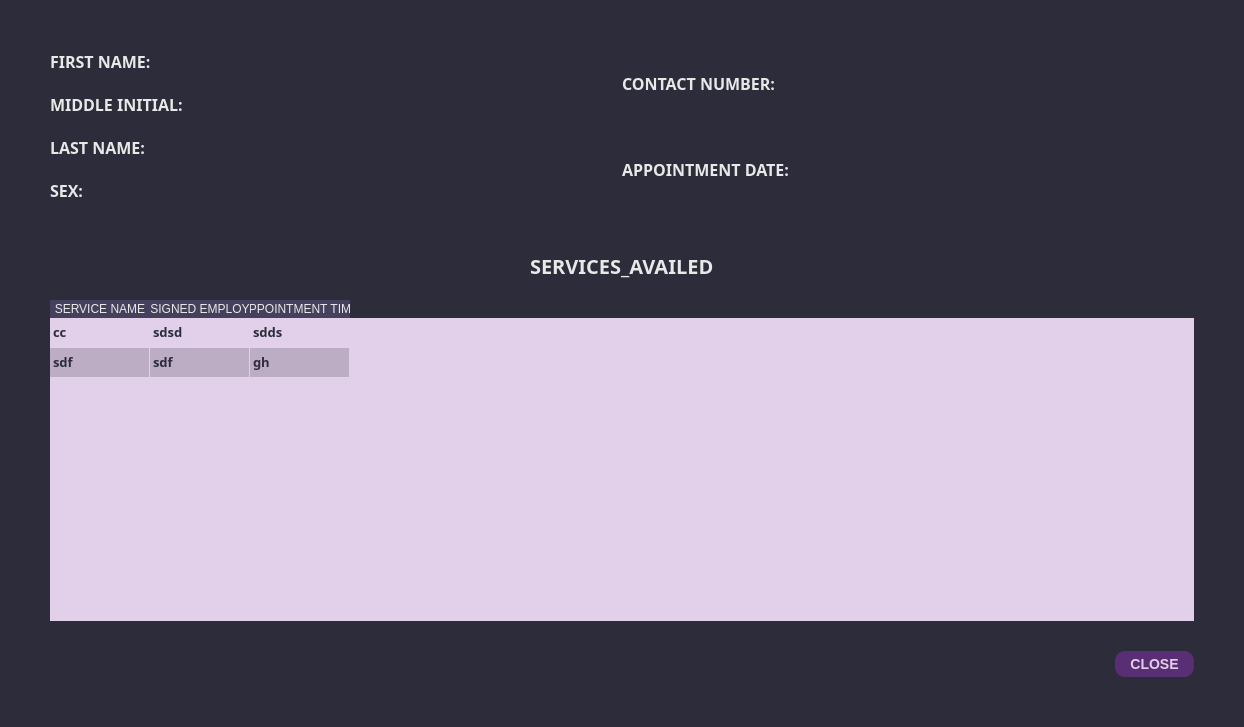
<?xml version="1.0" encoding="UTF-8"?>
<ui version="4.0">
 <class>Dialog</class>
 <widget class="QDialog" name="Dialog">
  <property name="windowModality">
   <enum>Qt::ApplicationModal</enum>
  </property>
  <property name="geometry">
   <rect>
    <x>0</x>
    <y>0</y>
    <width>1244</width>
    <height>727</height>
   </rect>
  </property>
  <property name="sizePolicy">
   <sizepolicy hsizetype="Expanding" vsizetype="Expanding">
    <horstretch>0</horstretch>
    <verstretch>0</verstretch>
   </sizepolicy>
  </property>
  <property name="minimumSize">
   <size>
    <width>0</width>
    <height>0</height>
   </size>
  </property>
  <property name="maximumSize">
   <size>
    <width>16777215</width>
    <height>16777215</height>
   </size>
  </property>
  <property name="windowTitle">
   <string>More Details</string>
  </property>
  <property name="styleSheet">
   <string notr="true"/>
  </property>
  <layout class="QGridLayout" name="gridLayout_5">
   <property name="leftMargin">
    <number>0</number>
   </property>
   <property name="topMargin">
    <number>0</number>
   </property>
   <property name="rightMargin">
    <number>0</number>
   </property>
   <property name="bottomMargin">
    <number>0</number>
   </property>
   <item row="0" column="0">
    <widget class="QWidget" name="widget" native="true">
     <property name="enabled">
      <bool>true</bool>
     </property>
     <property name="sizePolicy">
      <sizepolicy hsizetype="Preferred" vsizetype="Preferred">
       <horstretch>0</horstretch>
       <verstretch>0</verstretch>
      </sizepolicy>
     </property>
     <property name="whatsThis">
      <string>&lt;html&gt;&lt;head/&gt;&lt;body&gt;&lt;p&gt;&lt;br/&gt;&lt;/p&gt;&lt;/body&gt;&lt;/html&gt;</string>
     </property>
     <property name="styleSheet">
      <string notr="true">QWidget{
	background-color: #2C2C3B;
}

QLabel{
	color: #E9E8E8;
}

QLineEdit, QComboBox, QDateEdit{
	background-color: #E2CFEA;
	border: none;
	height: 30px;
	border-radius: 10px;
	color: #45405C;
	padding-left: 5px;
	padding-right: 5px;
}

QMenu{
	background-color: white;
}

   QMenu::item:selected {
                background-color: #555;
                color: white;
            }

QComboBox QAbstractItemView {
	background-color: #E2CFEA;
	color: #45405C;
}

QPushButton {
                background-color: #5A2E74;  /* Background color of the buttons */
                color: #E2CFEA;              /* Text color of the buttons */
                border: none;               /* Remove button border */
                border-radius: 10px;         /* Border radius of the buttons */
                padding: 5px 15px;          /* Padding inside the buttons */
                font-size: 14px;            /* Font size of the button text */
				font-weight: bold;
}

QPushButton:hover {
                background-color: #745288;  /* Background color on hover */
}
QPushButton:pressed {
                background-color: #6B4483;  /* Background color on press */
}</string>
     </property>
     <layout class="QGridLayout" name="gridLayout_3">
      <property name="leftMargin">
       <number>50</number>
      </property>
      <property name="topMargin">
       <number>50</number>
      </property>
      <property name="rightMargin">
       <number>50</number>
      </property>
      <property name="bottomMargin">
       <number>50</number>
      </property>
      <property name="verticalSpacing">
       <number>30</number>
      </property>
      <item row="2" column="0">
       <layout class="QHBoxLayout" name="horizontalLayout_2">
        <item>
         <spacer name="horizontalSpacer_11">
          <property name="orientation">
           <enum>Qt::Horizontal</enum>
          </property>
          <property name="sizeHint" stdset="0">
           <size>
            <width>848</width>
            <height>20</height>
           </size>
          </property>
         </spacer>
        </item>
        <item>
         <widget class="QPushButton" name="close_button">
          <property name="text">
           <string>CLOSE</string>
          </property>
          <property name="icon">
           <iconset>
            <normaloff>../static/icons/cancel_button_light.svg</normaloff>../static/icons/cancel_button_light.svg</iconset>
          </property>
          <property name="checkable">
           <bool>true</bool>
          </property>
          <property name="checked">
           <bool>false</bool>
          </property>
         </widget>
        </item>
        <item>
         <layout class="QHBoxLayout" name="horizontalLayout">
          <property name="spacing">
           <number>0</number>
          </property>
         </layout>
        </item>
       </layout>
      </item>
      <item row="0" column="0">
       <layout class="QGridLayout" name="gridLayout">
        <item row="0" column="1">
         <layout class="QVBoxLayout" name="verticalLayout_16">
          <property name="spacing">
           <number>20</number>
          </property>
          <item>
           <layout class="QVBoxLayout" name="verticalLayout_6">
            <item>
             <widget class="QLabel" name="label_6">
              <property name="font">
               <font>
                <family>JetBrains Mono</family>
                <pointsize>12</pointsize>
                <bold>true</bold>
               </font>
              </property>
              <property name="text">
               <string>CONTACT NUMBER:</string>
              </property>
             </widget>
            </item>
           </layout>
          </item>
          <item>
           <layout class="QVBoxLayout" name="verticalLayout_5">
            <item>
             <widget class="QLabel" name="label_4">
              <property name="font">
               <font>
                <family>JetBrains Mono</family>
                <pointsize>12</pointsize>
                <bold>true</bold>
               </font>
              </property>
              <property name="text">
               <string>APPOINTMENT DATE:</string>
              </property>
             </widget>
            </item>
           </layout>
          </item>
          <item>
           <layout class="QVBoxLayout" name="verticalLayout_4"/>
          </item>
          <item>
           <layout class="QVBoxLayout" name="verticalLayout_10"/>
          </item>
         </layout>
        </item>
        <item row="0" column="0">
         <layout class="QVBoxLayout" name="verticalLayout_15">
          <property name="spacing">
           <number>20</number>
          </property>
          <item>
           <layout class="QVBoxLayout" name="verticalLayout">
            <item>
             <widget class="QLabel" name="label_2">
              <property name="font">
               <font>
                <family>JetBrains Mono</family>
                <pointsize>12</pointsize>
                <bold>true</bold>
               </font>
              </property>
              <property name="text">
               <string>FIRST NAME:</string>
              </property>
             </widget>
            </item>
           </layout>
          </item>
          <item>
           <layout class="QVBoxLayout" name="verticalLayout_2">
            <item>
             <widget class="QLabel" name="label_3">
              <property name="font">
               <font>
                <family>JetBrains Mono</family>
                <pointsize>12</pointsize>
                <bold>true</bold>
               </font>
              </property>
              <property name="text">
               <string>MIDDLE INITIAL:</string>
              </property>
             </widget>
            </item>
           </layout>
          </item>
          <item>
           <layout class="QVBoxLayout" name="verticalLayout_3">
            <item>
             <widget class="QLabel" name="label_5">
              <property name="font">
               <font>
                <family>JetBrains Mono</family>
                <pointsize>12</pointsize>
                <bold>true</bold>
               </font>
              </property>
              <property name="text">
               <string>LAST NAME:</string>
              </property>
             </widget>
            </item>
           </layout>
          </item>
          <item>
           <layout class="QHBoxLayout" name="horizontalLayout_4">
            <item>
             <widget class="QLabel" name="label_15">
              <property name="font">
               <font>
                <family>JetBrains Mono</family>
                <pointsize>12</pointsize>
                <bold>true</bold>
               </font>
              </property>
              <property name="text">
               <string>SEX: </string>
              </property>
             </widget>
            </item>
           </layout>
          </item>
          <item>
           <layout class="QVBoxLayout" name="verticalLayout_7"/>
          </item>
         </layout>
        </item>
        <item row="2" column="0">
         <layout class="QVBoxLayout" name="verticalLayout_19"/>
        </item>
        <item row="1" column="1">
         <spacer name="horizontalSpacer_3">
          <property name="orientation">
           <enum>Qt::Horizontal</enum>
          </property>
          <property name="sizeHint" stdset="0">
           <size>
            <width>40</width>
            <height>20</height>
           </size>
          </property>
         </spacer>
        </item>
        <item row="1" column="0">
         <spacer name="horizontalSpacer_2">
          <property name="orientation">
           <enum>Qt::Horizontal</enum>
          </property>
          <property name="sizeHint" stdset="0">
           <size>
            <width>40</width>
            <height>20</height>
           </size>
          </property>
         </spacer>
        </item>
       </layout>
      </item>
      <item row="1" column="0">
       <layout class="QGridLayout" name="gridLayout_2">
        <property name="verticalSpacing">
         <number>20</number>
        </property>
        <item row="0" column="2">
         <spacer name="horizontalSpacer_5">
          <property name="orientation">
           <enum>Qt::Horizontal</enum>
          </property>
          <property name="sizeHint" stdset="0">
           <size>
            <width>427</width>
            <height>17</height>
           </size>
          </property>
         </spacer>
        </item>
        <item row="1" column="0" colspan="3">
         <widget class="QTableWidget" name="services_availed_table">
          <property name="font">
           <font>
            <family>JetBrains Mono</family>
            <pointsize>10</pointsize>
            <bold>true</bold>
           </font>
          </property>
          <property name="styleSheet">
           <string notr="true">QHeaderView::section{
	background-color: #45405C;
	color: #E9E8E8;
	border: none;
	font: 700 10pt &quot;JetBrains Mono&quot;;
}

QTableWidget{
	background-color: #E2CFEA;
	border: none;
	alternate-background-color: #BCADC5;
}

QTableWidget::item:selected{
	color: #2C2C3B;
	background-color: #FFEE8c;  /* Background color for selected items */

}
QTableWidget::item{
	color: #2C2C3B;
	selection-color: #2C2C3B;  /* Text color for selected items */

}
</string>
          </property>
          <property name="frameShadow">
           <enum>QFrame::Sunken</enum>
          </property>
          <property name="editTriggers">
           <set>QAbstractItemView::NoEditTriggers</set>
          </property>
          <property name="alternatingRowColors">
           <bool>true</bool>
          </property>
          <property name="selectionMode">
           <enum>QAbstractItemView::NoSelection</enum>
          </property>
          <property name="selectionBehavior">
           <enum>QAbstractItemView::SelectRows</enum>
          </property>
          <property name="showGrid">
           <bool>true</bool>
          </property>
          <property name="gridStyle">
           <enum>Qt::NoPen</enum>
          </property>
          <attribute name="horizontalHeaderVisible">
           <bool>true</bool>
          </attribute>
          <attribute name="horizontalHeaderCascadingSectionResizes">
           <bool>false</bool>
          </attribute>
          <attribute name="horizontalHeaderHighlightSections">
           <bool>true</bool>
          </attribute>
          <attribute name="horizontalHeaderShowSortIndicator" stdset="0">
           <bool>false</bool>
          </attribute>
          <attribute name="horizontalHeaderStretchLastSection">
           <bool>false</bool>
          </attribute>
          <attribute name="verticalHeaderVisible">
           <bool>false</bool>
          </attribute>
          <attribute name="verticalHeaderStretchLastSection">
           <bool>false</bool>
          </attribute>
          <row>
           <property name="text">
            <string>New Row</string>
           </property>
          </row>
          <row/>
          <column>
           <property name="text">
            <string>SERVICE NAME</string>
           </property>
          </column>
          <column>
           <property name="text">
            <string>ASSIGNED EMPLOYEE</string>
           </property>
          </column>
          <column>
           <property name="text">
            <string>APPOINTMENT TIME</string>
           </property>
          </column>
          <item row="0" column="0">
           <property name="text">
            <string>cc</string>
           </property>
          </item>
          <item row="0" column="1">
           <property name="text">
            <string>sdsd</string>
           </property>
          </item>
          <item row="0" column="2">
           <property name="text">
            <string>sdds</string>
           </property>
          </item>
          <item row="1" column="0">
           <property name="text">
            <string>sdf</string>
           </property>
          </item>
          <item row="1" column="1">
           <property name="text">
            <string>sdf</string>
           </property>
          </item>
          <item row="1" column="2">
           <property name="text">
            <string>gh</string>
           </property>
          </item>
         </widget>
        </item>
        <item row="0" column="0">
         <spacer name="horizontalSpacer_6">
          <property name="orientation">
           <enum>Qt::Horizontal</enum>
          </property>
          <property name="sizeHint" stdset="0">
           <size>
            <width>426</width>
            <height>17</height>
           </size>
          </property>
         </spacer>
        </item>
        <item row="0" column="1">
         <widget class="QLabel" name="label_9">
          <property name="font">
           <font>
            <family>JetBrains Mono</family>
            <pointsize>15</pointsize>
            <bold>true</bold>
           </font>
          </property>
          <property name="styleSheet">
           <string notr="true"/>
          </property>
          <property name="text">
           <string>SERVICES_AVAILED</string>
          </property>
         </widget>
        </item>
       </layout>
      </item>
     </layout>
    </widget>
   </item>
  </layout>
 </widget>
 <resources/>
 <connections/>
</ui>
